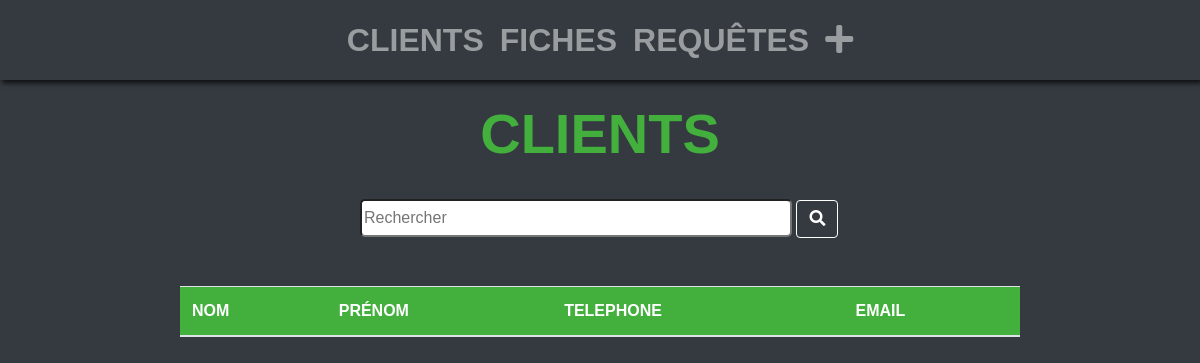
The app's page /, older data.
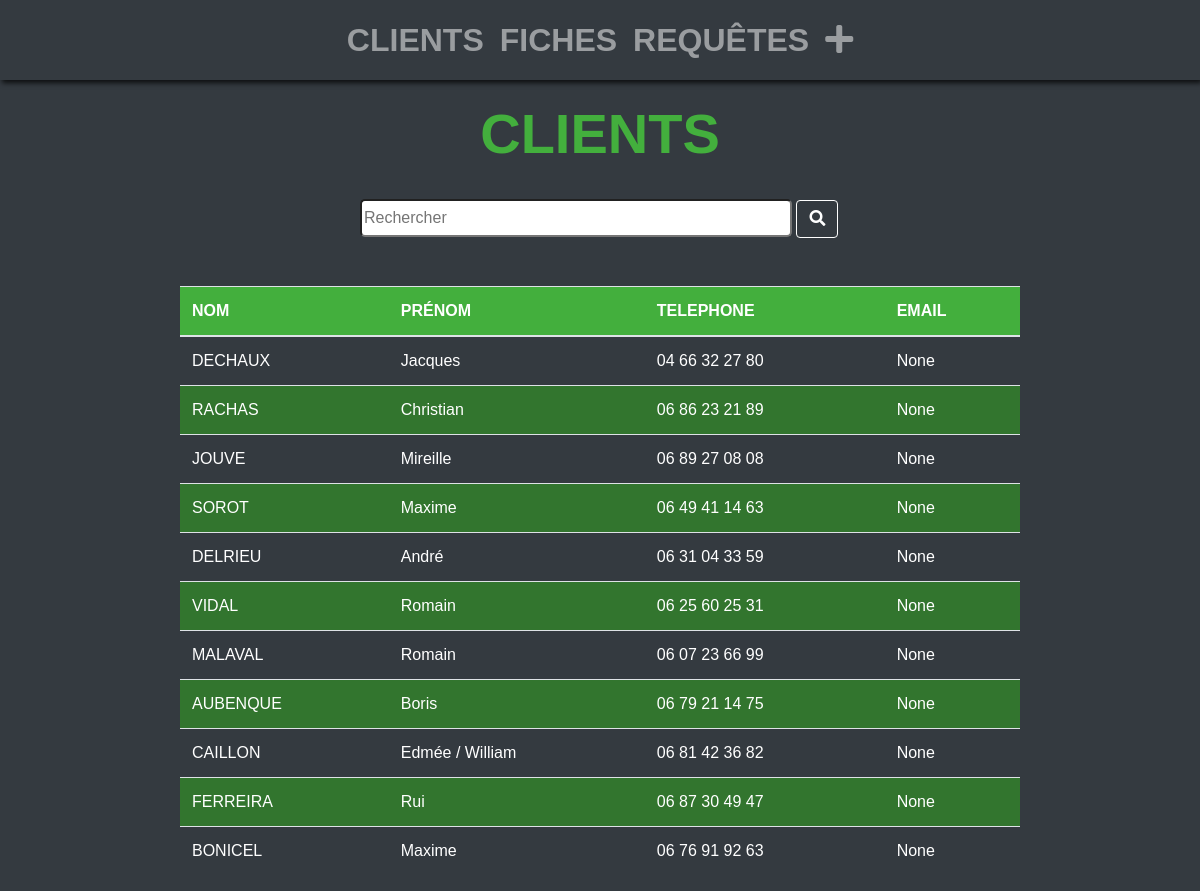
The same page, newer data.
### gestion_intervention/models.py (models this page shows, shortened)
class Customer(models.Model):
    first_name = models.CharField(max_length=50)
    last_name = models.CharField(max_length=50)
    slug = AutoSlugField(populate_from='first_name')
    email = models.EmailField(blank=True, null=True, unique=True)
    phone = models.CharField(max_length=70, null=False, blank=False)

### gestion_intervention/views.py (the view)
# urls.py: url(r'^$', CustomerListView.as_view(), name='customer-list'),
class CustomerListView(ListView):
    models = Customer
    def get_queryset(self):
        return Customer.objects.all().order_by('-id')

### gestion_intervention/templates/gestion_intervention/customer_list.html
{% extends "gestion_intervention/base.html" %}
{% block content %}
<div class="col-12 customer_list ">
    <h2>Clients</h2>
    <form class="search mx-auto" action="#" method="get">
        <input class="field" id="myCustomerInput" type="search" name="q" placeholder="Rechercher" class="form-control">
        <button class="btn " type="submit"><i class="fas fa-search"></i></button>
    </form>
    <table class="table table-hover">
        <thead class="customer_head_list">
            <tr>
                <th scope="col">Nom</th>
                <th scope="col">Prénom</th>
                <th scope="col">Telephone</th>
                <th scope="col">Email</th>
            </tr>
        </thead>
        <tbody>
            {% for customer in object_list %}
            <tr class="customer_table customerName">
                <td scope="row"><a href="{% url 'customer-detail' customer.slug customer.id %}">{% filter upper %}{{customer.last_name}} {% endfilter %} </a></td>
                <td> <a href="{% url 'customer-detail' customer.slug customer.id %}"> {{customer.first_name}}</a></td>
                <td> <a class="phone_number" href="{% url 'customer-detail' customer.slug customer.id %}">{{customer.phone}}</a></td>
                <td> <a href="{% url 'customer-detail' customer.slug customer.id %}">{{customer.email}}</a></td>
            </tr>
            {% endfor %}
        </tbody>
    </table>
</div>
{% endblock %}

### gestion_intervention/templates/gestion_intervention/base.html (shortened to what this page needs)
{% load static %}
<!DOCTYPE html>
<html lang="fr">
<head>
    <link rel="stylesheet" href="https://use.fontawesome.com/releases/v5.6.3/css/all.css">
    <link rel="stylesheet" href="{% static 'bootstrap/dist/css/bootstrap.min.css' %}">
    <link rel="stylesheet" href="{% static 'css/style.css' %}">
</head>
<body>
    <div class="container-fluid">
        <div class="row">
            {% include "gestion_intervention/header.html" %}
            {% block content %}{% endblock %}
        </div>
    </div>
</body>
</html>

### gestion_intervention/templates/gestion_intervention/header.html (shortened to what this page needs)
<div class="col-12">
    <nav class="navbar main_nav fixed-top navbar-expand-lg navbar-dark bg-dark ">
        <div class="collapse navbar-collapse" id="navbarSupportedContent">
            <ul class="navbar-nav mx-auto">
                <li class="nav-item">
                    <a class="nav-link" href="{% url 'customer-list' %}">Clients <span class="sr-only">(current)</span></a>
                </li>
                <li class="nav-item">
                    <a class="nav-link" href="{% url 'sheet-list' %}">Fiches</a>
                </li>
                <li class="nav-item">
                    <a class="nav-link" href="{% url 'request-list' %}">Requêtes</a>
                </li>
                <li class="nav-item dropdown">
                    <a class="nav-link dropdown-toggle" href="#" id="navbarDropdown" role="button" data-toggle="dropdown"
                        aria-haspopup="true" aria-expanded="false">
                        <i class="fas fa-plus"></i>
                    </a>
                </li>
            </ul>
        </div>
    </nav>
</div>

### gestion_intervention/static/css/style.css (style rules this page uses)
body { background-color: #343A40; font-family: Arial, sans-serif; }
.col-12 { padding: 0; margin-top: 50px; color: white; }
nav { width: 100%; background-color: #696969; box-shadow: 2px 3px 5px 0px rgba(0, 0, 0, 0.75); }
nav ul { margin: 0; }
nav ul .dropdown-toggle::after { display: none; }
nav ul li { text-transform: uppercase; }
nav ul li .nav-link { color: white; font-size: 2em; font-weight: bold; }
.customer_list h2, .sheet_list h2, .request_list h2 { text-align: center; text-transform: uppercase; font-size: 3.5rem; font-weight: bold; }
.customer_list h2 { color: #43af3d; }
.search { width: 40%; margin: 2rem auto 0 auto; margin-bottom: 3rem; }
.search button { border: 1px solid white; }
.search button i { color: white; }
.search .field { width: 90%; border-radius: 5px; height: 38px; }
.table { width: 70%; margin: 1rem auto; color: white; }
.table .customer_head_list { background-color: #43af3d; }
.table a { color: white; }
.table th { color: white; text-transform: uppercase; }
.table .customer_table:nth-child(even) { background-color: #32752e; }

Row changes from the older to the newer data that the page shows:
added Customer: last_name "DECHAUX", first_name "Jacques", phone "04 66 32 27 80", email "None"
added Customer: last_name "RACHAS", first_name "Christian", phone "06 86 23 21 89", email "None"
added Customer: last_name "JOUVE", first_name "Mireille", phone "06 89 27 08 08", email "None"
added Customer: last_name "SOROT", first_name "Maxime", phone "06 49 41 14 63", email "None"
added Customer: last_name "DELRIEU", first_name "André", phone "06 31 04 33 59", email "None"
added Customer: last_name "VIDAL", first_name "Romain", phone "06 25 60 25 31", email "None"
added Customer: last_name "MALAVAL", first_name "Romain", phone "06 07 23 66 99", email "None"
added Customer: last_name "AUBENQUE", first_name "Boris", phone "06 79 21 14 75", email "None"
added Customer: last_name "CAILLON", first_name "Edmée / William", phone "06 81 42 36 82", email "None"
added Customer: last_name "FERREIRA", first_name "Rui", phone "06 87 30 49 47", email "None"
added Customer: last_name "BONICEL", first_name "Maxime", phone "06 76 91 92 63", email "None"
